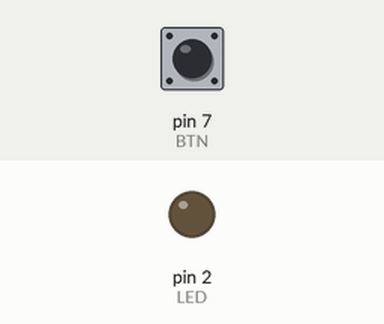
This sketch was run on a simulated Arduino Uno, built with avr-gcc and run on an emulated ATmega328P. Parts: output pins drawn as LEDs (lit = HIGH). The inputs (shaded band) are chosen by the test bench; at power-on: pin 7 (BTN) LOW.

Above: at 1.2 s.
1.3 s: pin 7 (BTN) pulled HIGH for 0.15 s
At 1.42 s:
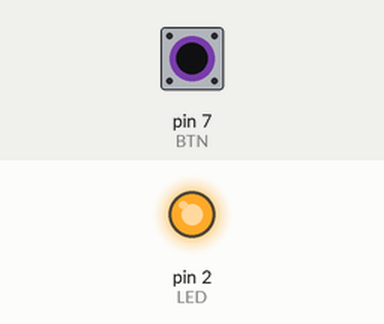
3.0 s: pin 7 (BTN) pulled HIGH for 3.2 s
At 6.7 s:
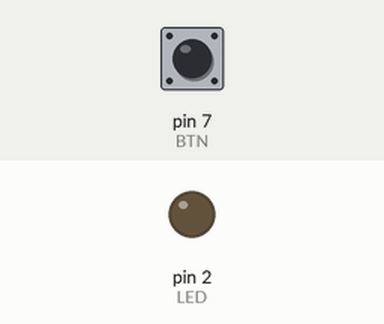
Timing chart, 0 to 8.2 s (numbered marks = the images above; inputs shaded):
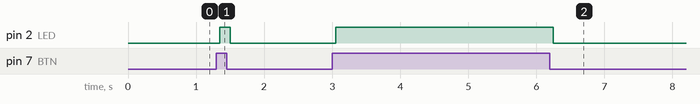

The sketch:

LDBTN.ino
```cpp
//Prueba 3.1 en Arduino
//Encendido y apagado de LED con botón

#define LED 2
#define BTN 7

void setup()
{
  pinMode(LED,OUTPUT);digitalWrite(LED,LOW);
  pinMode(BTN,INPUT);//Declarar Pin 7 (BTN) como entrada digital
}

bool value=false;

void loop()
{
    value = digitalRead(BTN);//Leer pin 7 (BTN)
    delay(50);

    if(value == true)//Si se presiona el botón...
      digitalWrite(LED,HIGH);
    else // En caso contrario...
      digitalWrite(LED,LOW);
}
```

Measured:
- after the input at 1.3 s, pin 2 (LED): LOW → HIGH after 0.05 s, → LOW 0.15 s later
- after the input at 3.0 s, pin 2 (LED): LOW → HIGH after 0.05 s, → LOW 3.2 s later
